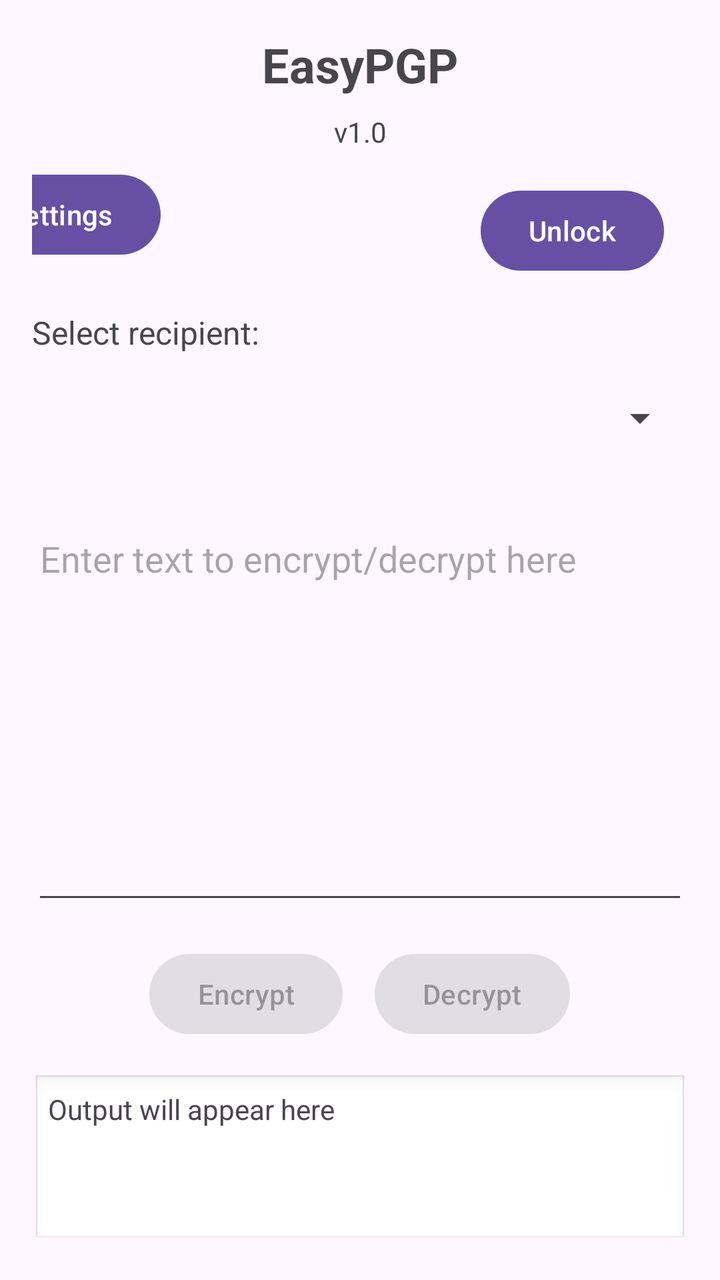
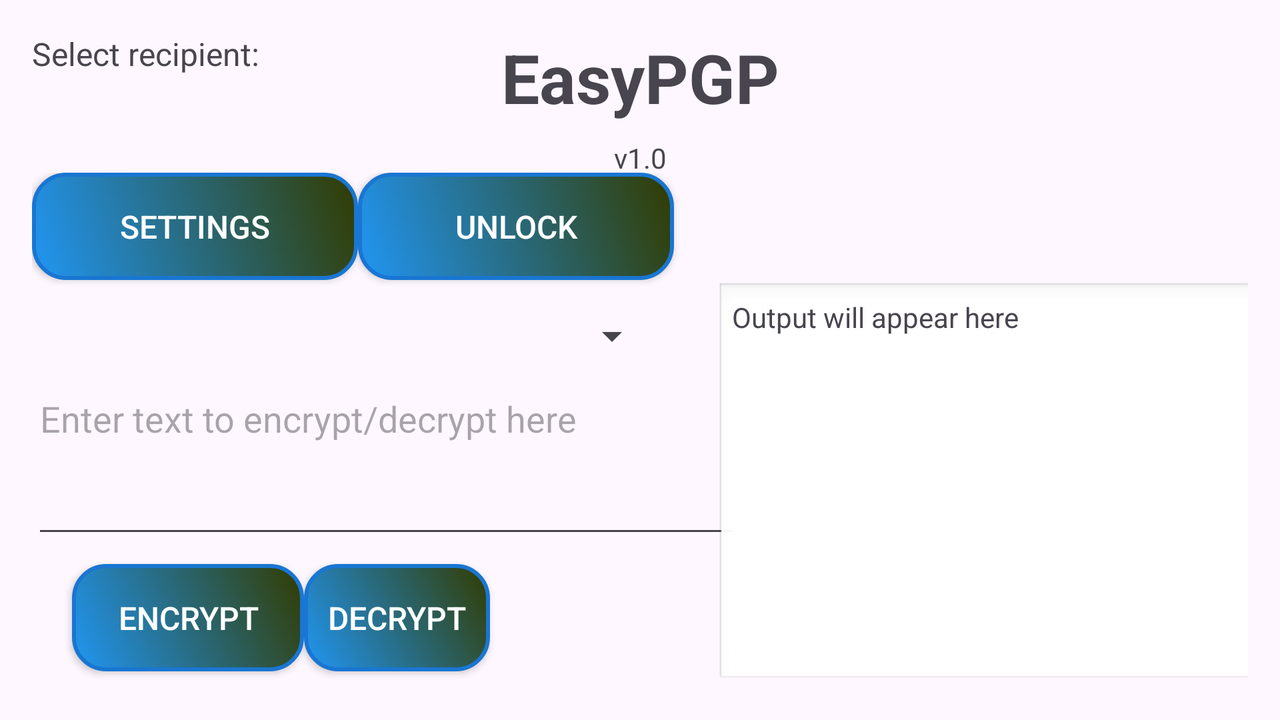

An Android layout and its configuration variant, each rendered on a device that would load it. The default file and the variant file are quoted in full after the pictures.
<!-- AndroidManifest.xml: application theme Theme.EasyPGP -->
<!-- res/layout/activity_main.xml -->
<?xml version="1.0" encoding="utf-8"?>
<androidx.constraintlayout.widget.ConstraintLayout xmlns:android="http://schemas.android.com/apk/res/android"
    xmlns:app="http://schemas.android.com/apk/res-auto"
    xmlns:tools="http://schemas.android.com/tools"
    android:id="@+id/main"
    android:layout_width="match_parent"
    android:layout_height="match_parent"
    android:padding="16dp"
    tools:context=".MainActivity">

    <TextView
        android:id="@+id/textViewTitle"
        android:layout_width="match_parent"
        android:layout_height="wrap_content"
        android:text="@string/app_name"
        android:textAlignment="center"
        android:textAllCaps="false"
        android:textSize="24sp"
        android:textStyle="bold"
        app:layout_constraintTop_toTopOf="parent"
        app:layout_constraintStart_toStartOf="parent"
        app:layout_constraintEnd_toEndOf="parent" />

    <TextView
        android:id="@+id/textViewVersion"
        android:layout_width="match_parent"
        android:layout_height="wrap_content"
        android:text="@string/app_version"
        android:textAlignment="center"
        android:textSize="14sp"
        android:layout_marginTop="8dp"
        app:layout_constraintTop_toBottomOf="@+id/textViewTitle"
        app:layout_constraintStart_toStartOf="parent"
        app:layout_constraintEnd_toEndOf="parent" />

    <TextView
        android:id="@+id/textViewStatus"
        android:layout_width="144dp"
        android:layout_height="58dp"
        android:layout_marginTop="36dp"
        android:textAlignment="center"
        android:textColor="#9D1F1F"
        android:textSize="20sp"
        app:layout_constraintEnd_toEndOf="parent"
        app:layout_constraintStart_toStartOf="parent"
        app:layout_constraintTop_toBottomOf="@+id/textViewTitle" />

    <Button
        android:id="@+id/btnSettings"
        android:layout_width="wrap_content"
        android:layout_height="wrap_content"
        android:layout_marginTop="8dp"
        android:layout_marginEnd="160dp"
        android:text="Settings"
        app:layout_constraintEnd_toStartOf="@+id/btnUnlock"
        app:layout_constraintTop_toBottomOf="@+id/textViewVersion" />

    <Button
        android:id="@+id/btnUnlock"
        android:layout_width="wrap_content"
        android:layout_height="wrap_content"
        android:layout_marginTop="16dp"
        android:layout_marginEnd="12dp"
        android:text="Unlock"
        android:visibility="visible"
        app:layout_constraintEnd_toEndOf="parent"
        app:layout_constraintTop_toBottomOf="@+id/textViewVersion" />

    <TextView
        android:id="@+id/textViewSelectKey"
        android:layout_width="match_parent"
        android:layout_height="wrap_content"
        android:text="Select recipient:"
        android:textSize="16sp"
        android:layout_marginTop="24dp"
        app:layout_constraintTop_toBottomOf="@+id/btnSettings"
        app:layout_constraintStart_toStartOf="parent"
        app:layout_constraintEnd_toEndOf="parent" />

    <Spinner
        android:id="@+id/spinnerRecipients"
        android:layout_width="0dp"
        android:layout_height="48dp"
        android:layout_marginTop="8dp"
        app:layout_constraintTop_toBottomOf="@+id/textViewSelectKey"
        app:layout_constraintStart_toStartOf="parent"
        app:layout_constraintEnd_toEndOf="parent" />

    <EditText
        android:id="@+id/editTextInput"
        android:layout_width="0dp"
        android:layout_height="200dp"
        android:layout_marginTop="24dp"
        android:gravity="top|start"
        android:hint="Enter text to encrypt/decrypt here"
        android:inputType="textMultiLine"
        android:scrollbars="vertical"
        app:layout_constraintTop_toBottomOf="@+id/spinnerRecipients"
        app:layout_constraintStart_toStartOf="parent"
        app:layout_constraintEnd_toEndOf="parent" />

    <LinearLayout
        android:id="@+id/buttonLayout"
        android:layout_width="0dp"
        android:layout_height="wrap_content"
        android:layout_marginTop="16dp"
        android:orientation="horizontal"
        android:gravity="center"
        app:layout_constraintTop_toBottomOf="@+id/editTextInput"
        app:layout_constraintStart_toStartOf="parent"
        app:layout_constraintEnd_toEndOf="parent">

        <Button
            android:id="@+id/btnEncrypt"
            android:layout_width="wrap_content"
            android:layout_height="wrap_content"
            android:text="Encrypt"
            android:layout_marginEnd="8dp"
            android:enabled="false" />

        <Button
            android:id="@+id/btnDecrypt"
            android:layout_width="wrap_content"
            android:layout_height="wrap_content"
            android:text="Decrypt"
            android:layout_marginStart="8dp"
            android:enabled="false" />

    </LinearLayout>

    <TextView
        android:id="@+id/textViewOutput"
        android:layout_width="0dp"
        android:layout_height="0dp"
        android:layout_marginTop="16dp"
        android:background="@android:drawable/edit_text"
        android:padding="8dp"
        android:scrollbars="vertical"
        android:text="Output will appear here"
        android:textIsSelectable="true"
        app:layout_constraintTop_toBottomOf="@+id/buttonLayout"
        app:layout_constraintBottom_toBottomOf="parent"
        app:layout_constraintStart_toStartOf="parent"
        app:layout_constraintEnd_toEndOf="parent" />

</androidx.constraintlayout.widget.ConstraintLayout>
<!-- resources referenced by this layout -->
<resources>
  <string name="app_name">EasyPGP</string>
  <string name="app_version">v1.0</string>
  <style name="Theme.EasyPGP" parent="Base.Theme.EasyPGP" />
  <style name="Base.Theme.EasyPGP" parent="Theme.Material3.DayNight.NoActionBar">
          
          
      </style>
</resources>
<!-- res/layout-land/activity_main.xml (the repository's variant of the layout above) -->
<!-- drawn on the phone turned sideways -->
<?xml version="1.0" encoding="utf-8"?>
<androidx.constraintlayout.widget.ConstraintLayout xmlns:android="http://schemas.android.com/apk/res/android"
    xmlns:app="http://schemas.android.com/apk/res-auto"
    xmlns:tools="http://schemas.android.com/tools"
    android:id="@+id/main"
    android:layout_width="match_parent"
    android:layout_height="match_parent"
    android:padding="16dp"
    tools:context=".MainActivity">

    <TextView
        android:id="@+id/textViewTitle"
        android:layout_width="match_parent"
        android:layout_height="wrap_content"
        android:text="@string/app_name"
        android:textAlignment="center"
        android:textAllCaps="false"
        android:textSize="34sp"
        android:textStyle="bold"
        app:layout_constraintEnd_toEndOf="parent"
        app:layout_constraintStart_toStartOf="parent"
        app:layout_constraintTop_toTopOf="parent" />

    <TextView
        android:id="@+id/textViewVersion"
        android:layout_width="match_parent"
        android:layout_height="wrap_content"
        android:text="@string/app_version"
        android:textAlignment="center"
        android:textSize="14sp"
        android:layout_marginTop="8dp"
        app:layout_constraintTop_toBottomOf="@+id/textViewTitle"
        app:layout_constraintStart_toStartOf="parent"
        app:layout_constraintEnd_toEndOf="parent" />

    <TextView
        android:id="@+id/textViewStatus"
        android:layout_width="365dp"
        android:layout_height="75dp"
        android:layout_marginTop="8dp"
        android:textAlignment="center"
        android:textColor="#9D1F1F"
        android:textSize="20sp"
        app:layout_constraintBottom_toTopOf="@+id/textViewOutput"
        app:layout_constraintEnd_toEndOf="parent"
        app:layout_constraintHorizontal_bias="1.0"
        app:layout_constraintStart_toStartOf="parent"
        app:layout_constraintTop_toBottomOf="@+id/textViewVersion"
        app:layout_constraintVertical_bias="0.0" />

    <TextView
        android:id="@+id/textViewSelectKey"
        android:layout_width="164dp"
        android:layout_height="36dp"
        android:text="Select recipient:"
        android:textSize="16sp"
        app:layout_constraintEnd_toStartOf="@+id/spinnerRecipients"
        app:layout_constraintHorizontal_bias="0.0"
        app:layout_constraintStart_toStartOf="parent"
        tools:layout_editor_absoluteY="187dp" />

    <Spinner
        android:id="@+id/spinnerRecipients"
        android:layout_width="179dp"
        android:layout_height="38dp"
        app:layout_constraintBottom_toTopOf="@+id/editTextInput"
        app:layout_constraintEnd_toEndOf="parent"
        app:layout_constraintHorizontal_bias="0.315"
        app:layout_constraintStart_toStartOf="parent"
        app:layout_constraintTop_toTopOf="@+id/textViewSelectKey"
        app:layout_constraintVertical_bias="1.0" />

    <EditText
        android:id="@+id/editTextInput"
        android:layout_width="354dp"
        android:layout_height="87dp"
        android:gravity="top|start"
        android:hint="Enter text to encrypt/decrypt here"
        android:inputType="textMultiLine"
        android:scrollbars="vertical"
        app:layout_constraintBottom_toTopOf="@+id/buttonLayout"
        app:layout_constraintEnd_toEndOf="parent"
        app:layout_constraintHorizontal_bias="0.0"
        app:layout_constraintStart_toStartOf="parent"
        app:layout_constraintTop_toTopOf="@+id/textViewSelectKey"
        app:layout_constraintVertical_bias="1.0" />

    <LinearLayout
        android:id="@+id/buttonLayout"
        android:layout_width="249dp"
        android:layout_height="70dp"
        android:gravity="center"
        android:orientation="horizontal"
        app:layout_constraintBottom_toBottomOf="parent"
        app:layout_constraintTop_toBottomOf="@+id/textViewSelectKey"
        app:layout_constraintVertical_bias="1.0"
        tools:layout_editor_absoluteX="60dp">

        <Button
            android:id="@+id/btnEncrypt"
            style="@style/CustomButtonStyle"
            android:layout_width="116dp"
            android:layout_height="wrap_content"
            android:text="Encrypt" />

        <Button
            android:id="@+id/btnDecrypt"
            style="@style/CustomButtonStyle"
            android:layout_width="wrap_content"
            android:layout_height="wrap_content"
            android:text="Decrypt" />

    </LinearLayout>

    <TextView
        android:id="@+id/textViewOutput"
        android:layout_width="351dp"
        android:layout_height="203dp"
        android:layout_marginEnd="4dp"
        android:background="@android:drawable/edit_text"
        android:padding="8dp"
        android:scrollbars="vertical"
        android:text="Output will appear here"
        android:textIsSelectable="true"
        app:layout_constraintBottom_toBottomOf="parent"
        app:layout_constraintEnd_toEndOf="parent"
        app:layout_constraintHorizontal_bias="0.12"
        app:layout_constraintStart_toEndOf="@+id/editTextInput"
        app:layout_constraintTop_toBottomOf="@+id/buttonLayout"
        app:layout_constraintVertical_bias="1.0" />

    <LinearLayout
        android:id="@+id/linearLayout"
        android:layout_width="327dp"
        android:layout_height="70dp"
        android:orientation="horizontal"
        app:layout_constraintBottom_toTopOf="@+id/spinnerRecipients"
        app:layout_constraintEnd_toStartOf="@+id/textViewStatus"
        app:layout_constraintHorizontal_bias="0.0"
        app:layout_constraintStart_toStartOf="@+id/textViewVersion"
        app:layout_constraintTop_toBottomOf="@+id/textViewVersion"
        app:layout_constraintVertical_bias="0.214">

        <Button
            android:id="@+id/btnSettings"
            style="@style/CustomButtonStyle"
            android:layout_width="163dp"
            android:layout_height="wrap_content"
            android:text="Settings" />

        <Button
            android:id="@+id/btnUnlock"
            style="@style/CustomButtonStyle"
            android:layout_width="158dp"
            android:layout_height="wrap_content"
            android:text="Unlock"
            android:visibility="visible" />
    </LinearLayout>

</androidx.constraintlayout.widget.ConstraintLayout>
<!-- resources referenced by the variant -->
<!-- as the phone turned sideways resolves them -->
<resources>
  <string name="app_name">EasyPGP</string>
  <string name="app_version">v1.0</string>
  <style name="CustomButtonStyle" parent="Widget.AppCompat.Button">
          <item name="android:background">@drawable/rounded_button</item>
          <item name="android:backgroundTint">@null</item>
          <item name="backgroundTint">@null</item>
          <item name="android:textColor">@color/white</item>
          <item name="android:color">@color/black</item>
          <item name="android:colorBackground">@color/blue</item>
          <item name="android:colorForeground">@color/black</item>
          <item name="android:padding">12dp</item>
          <item name="android:textSize">16sp</item>
          <item name="android:fontFamily">sans-serif-medium</item>
          <item name="android:layout_height">70dp</item>
      </style>
  <style name="Theme.EasyPGP" parent="Base.Theme.EasyPGP" />
  <!-- drawable rounded_button (drawable) -->
  <?xml version="1.0" encoding="utf-8"?>
  <selector xmlns:android="http://schemas.android.com/apk/res/android">
      
      <item android:state_enabled="false" android:drawable="@drawable/rounded_button_bg_disabled" />
      
      <item android:state_pressed="true" android:drawable="@drawable/rounded_button_bg_pressed" />
      
      <item android:drawable="@drawable/rounded_button_bg" />
  </selector>
  <color name="white">#FFFFFFFF</color>
  <color name="black">#FF000000</color>
  <color name="blue">#FF9D1F1F</color>
  <style name="Base.Theme.EasyPGP" parent="Theme.Material3.DayNight.NoActionBar">
          
          
      </style>
  <!-- drawable rounded_button_bg_disabled (drawable) -->
  <?xml version="1.0" encoding="utf-8"?>
  <shape xmlns:android="http://schemas.android.com/apk/res/android" android:shape="rectangle">
      <solid android:color="#BDBDBD" />
      <corners android:radius="16dp" />
      <stroke android:width="2dp" android:color="#9E9E9E" />
  </shape>
  <!-- drawable rounded_button_bg_pressed (drawable) -->
  <?xml version="1.0" encoding="utf-8"?>
  <shape xmlns:android="http://schemas.android.com/apk/res/android" android:shape="rectangle">
      <gradient
          android:startColor="#1976D2"
          android:endColor="#F57C00"
          android:angle="45" />
      <corners android:radius="16dp" />
      <stroke android:width="2dp" android:color="#0D47A1" />
  </shape>
  <!-- drawable rounded_button_bg (drawable) -->
  <?xml version="1.0" encoding="utf-8"?>
  <shape xmlns:android="http://schemas.android.com/apk/res/android" android:shape="rectangle">
      <gradient
          android:startColor="#2196F3"
          android:endColor="#323C00"
          android:angle="45" />
      <corners android:radius="16dp" />
      <stroke android:width="2dp" android:color="#1976D2" />
  </shape>
</resources>
